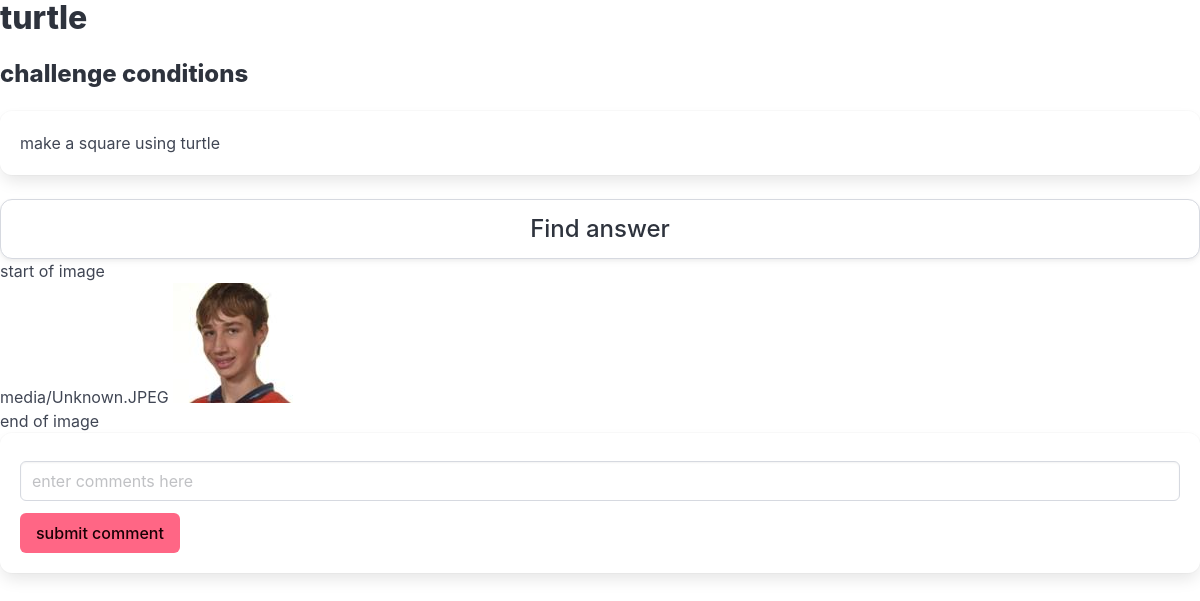
Screenshot of /challenge_page/13 with the database file from the repository.
### spiceman/models.py (models this page shows, shortened)
class Challenge(models.Model):
    title = models.CharField(max_length=50)
    text = models.CharField(max_length=300)
    difficulty = models.PositiveSmallIntegerField(default=3)
    author = models.ForeignKey(User, on_delete=models.CASCADE, related_name='challenges_authored')
    creation_date = models.DateTimeField("date posted", auto_now_add=True)
    likers = models.ManyToManyField(User, related_name='challenges_liked')
    answer_image = models.ImageField()
    answer_text = models.TextField()
    isweekly = models.BooleanField(default=False)

### spiceman/views.py (the view)
# urls.py: path("challenge_page/<int:challenge_id>",views.challenge_page, name ="challenge_page"),
def challenge_page(request,challenge_id):
    challenge = Challenge.objects.get(id=challenge_id)
    return render(request, 'spiceman/challenge.html', {'challenge':challenge})

### spiceman/templates/spiceman/challenge.html (shortened to what this page needs)
<!DOCTYPE html>
<html lang="en">
<head>
    <link rel="stylesheet" href="https://cdn.jsdelivr.net/npm/bulma@1.0.1/css/bulma.min.css">
</head>
<body>
    <h1 class="title">{{challenge.title}}</h1>
    <h1 class="title is-4" >challenge conditions</h1>
    <div class="box"> {{challenge.text}}</div>
    <button class="button is-large is-fullwidth" class="button is-danger">Find answer</button>
    <p>start of image</p>
    {% if challenge.answer_image %}
        {{challenge.answer_image.url|slice:"1:"}}
        <img src="/{{challenge.answer_image.url|slice:'1:'}}" alt="" srcset="">
    {% endif %}
    <p>end of image</p>
    {% include 'spiceman/comments.html' %}
</body>
</html>

### rows the page displays
Challenge: title "turtle", text "make a square using turtle", answer_image "media/Unknown.JPEG", answer_image (picture)
